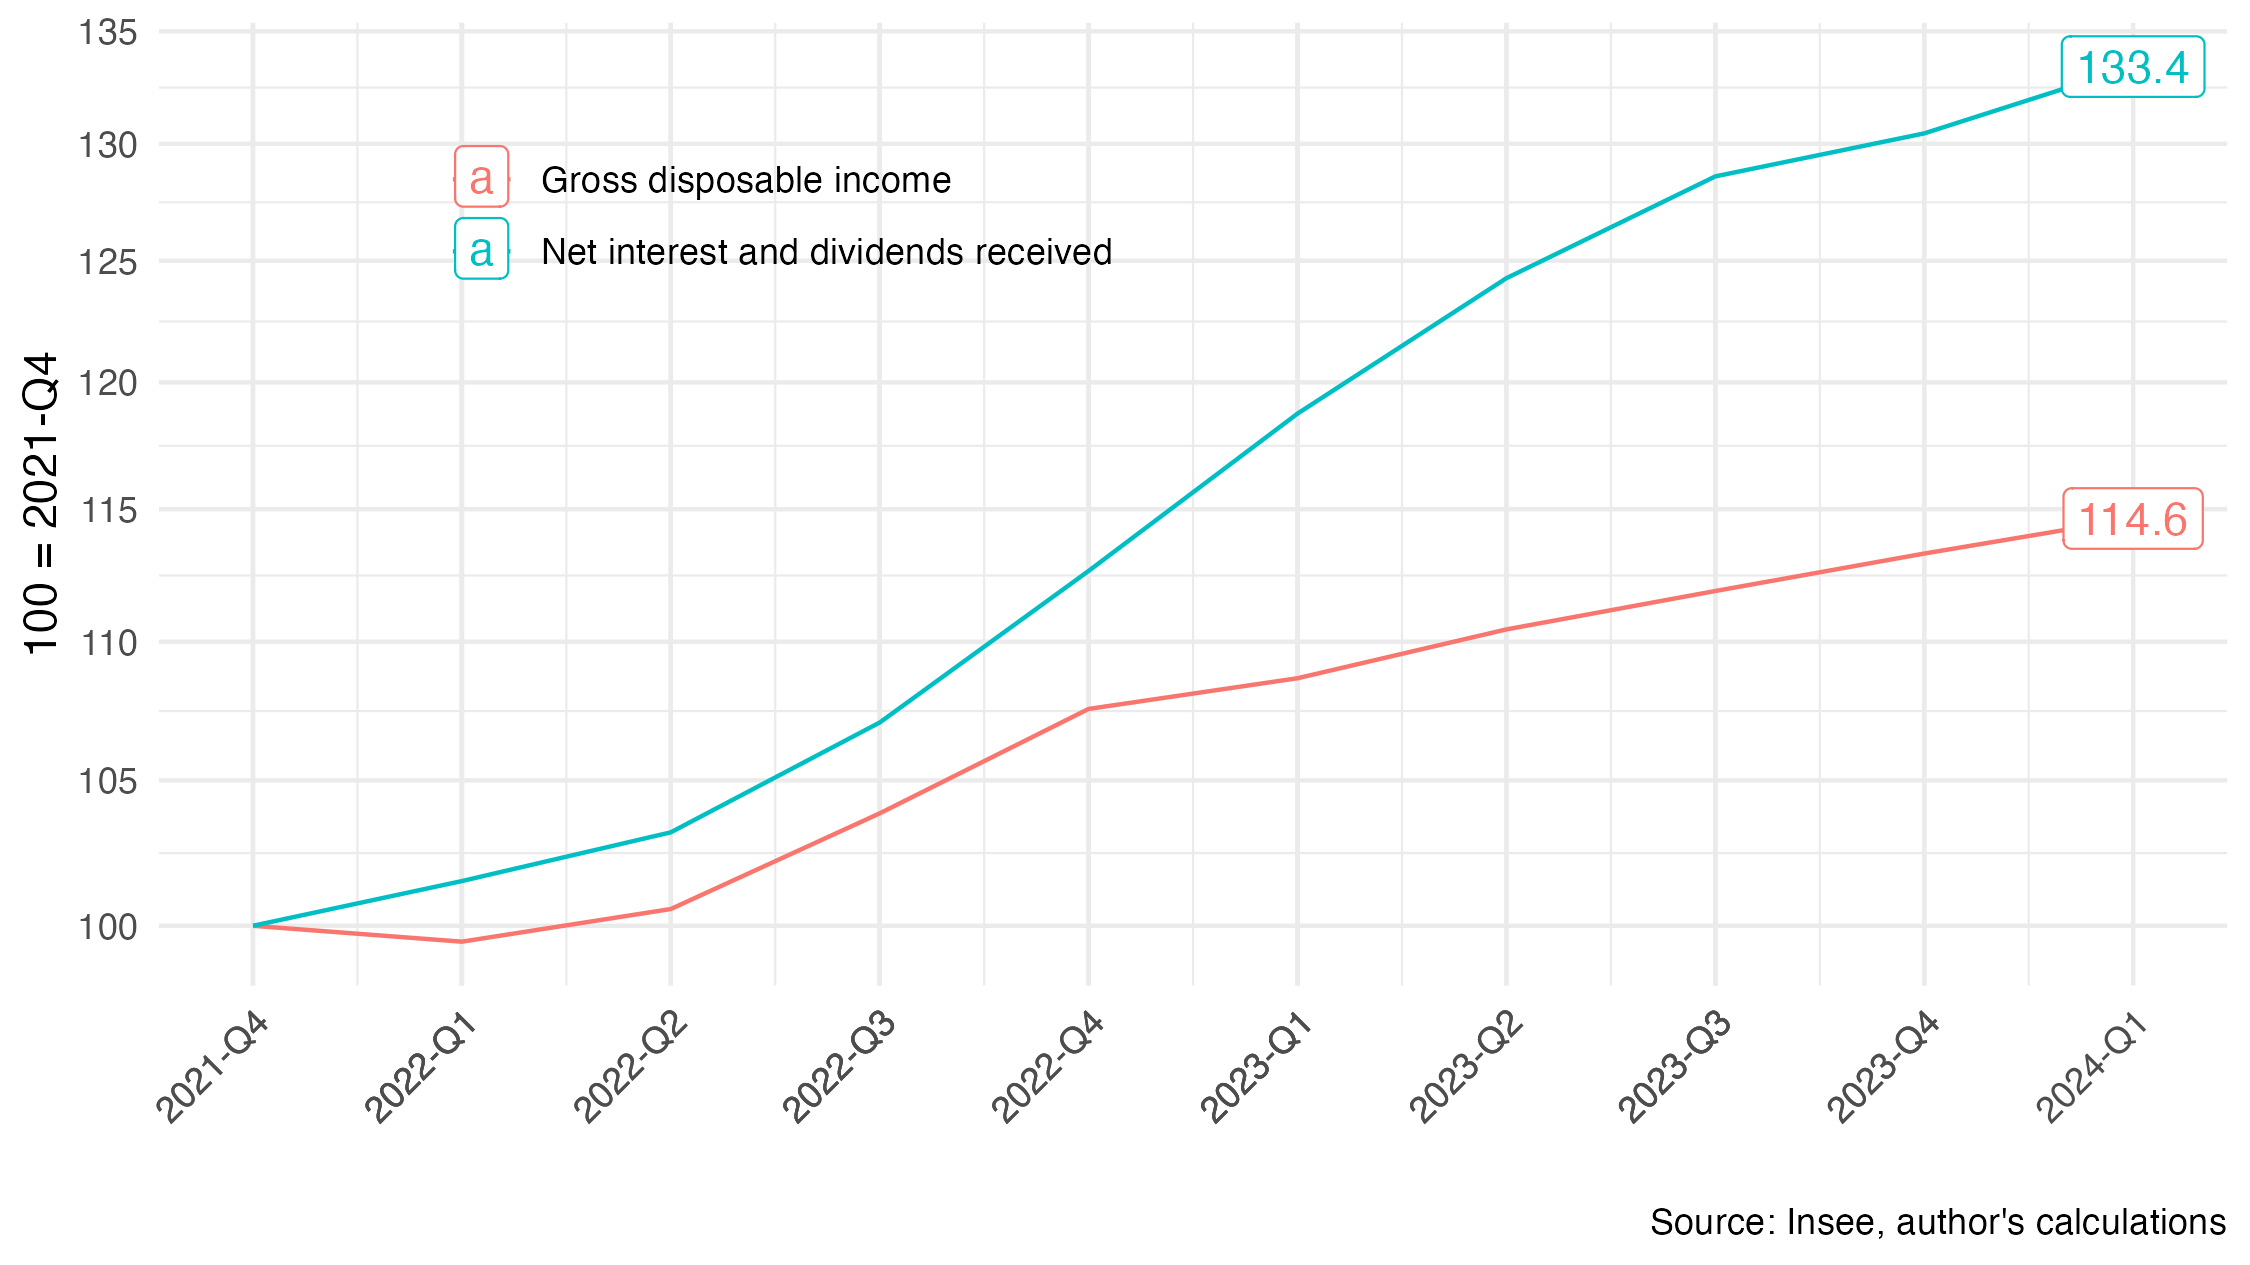

Reproduce this figure in R.
library(tidyverse)

offline <- T

# https://www.insee.fr/fr/statistiques/fichier/8196648/t_men_val.xls
version <- "8196648"

temp <- tempfile()

curl::curl_download(paste0("https://www.insee.fr/fr/statistiques/fichier/", version, "/t_men_val.xls"),
                    destfile = temp,
                    quiet = F)

figure1 <- readxl::read_excel(temp, skip = 7, sheet = 2) %>%
  transmute(date = zoo::as.yearqtr(...1, format = "%YT%q"),
            `Net interest and dividends received` = D4,
            `Gross disposable income` = B6) %>%
  gather(variable, value, -date) %>%
  filter(!is.na(value)) %>%
  filter(date >= zoo::as.yearqtr("2021 Q4")) %>%
  group_by(variable) %>%
  arrange(date) %>%
  mutate(value = 100*value/value[1])

unlink(temp)

figure1 %>%
  ggplot + geom_line(aes(x = date, y = value, color = variable)) +
  theme_minimal() + xlab("") + ylab("100 = 2021-Q4") +
  zoo::scale_x_yearqtr(labels = scales::date_format("%Y-Q%q"), n = 24) +
  scale_y_log10(breaks = seq(0, 1500, 5)) +
  theme(legend.position = c(0.3, 0.8),
        legend.title = element_blank(),
        axis.text.x = element_text(angle = 45, vjust = 1, hjust = 1)) +
  geom_label(data = . %>% 
               filter(date == max(date)),
             aes(x = date, y = value,  color = variable, label = round(value, 1))) +
  labs(caption = "Source: Insee, author's calculations")

ggsave("figure1.png", width = 1.25*6, height = 1.25*3.375, bg = "white")
ggsave("figure1.pdf", width = 1.25*6, height = 1.25*3.375)
